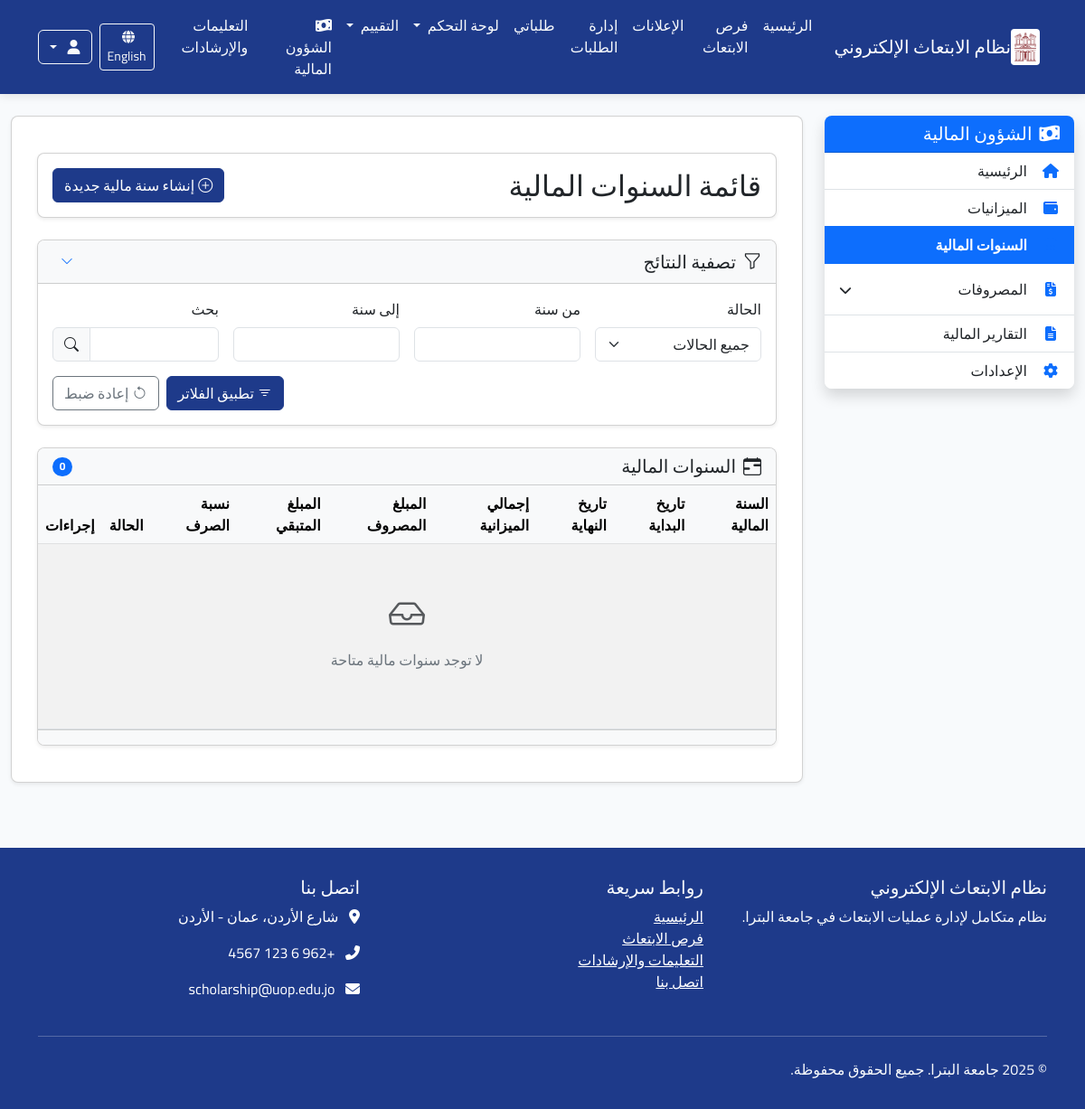
The page /ar/finance/fiscal-years/ (signed in) on the database as committed earlier.
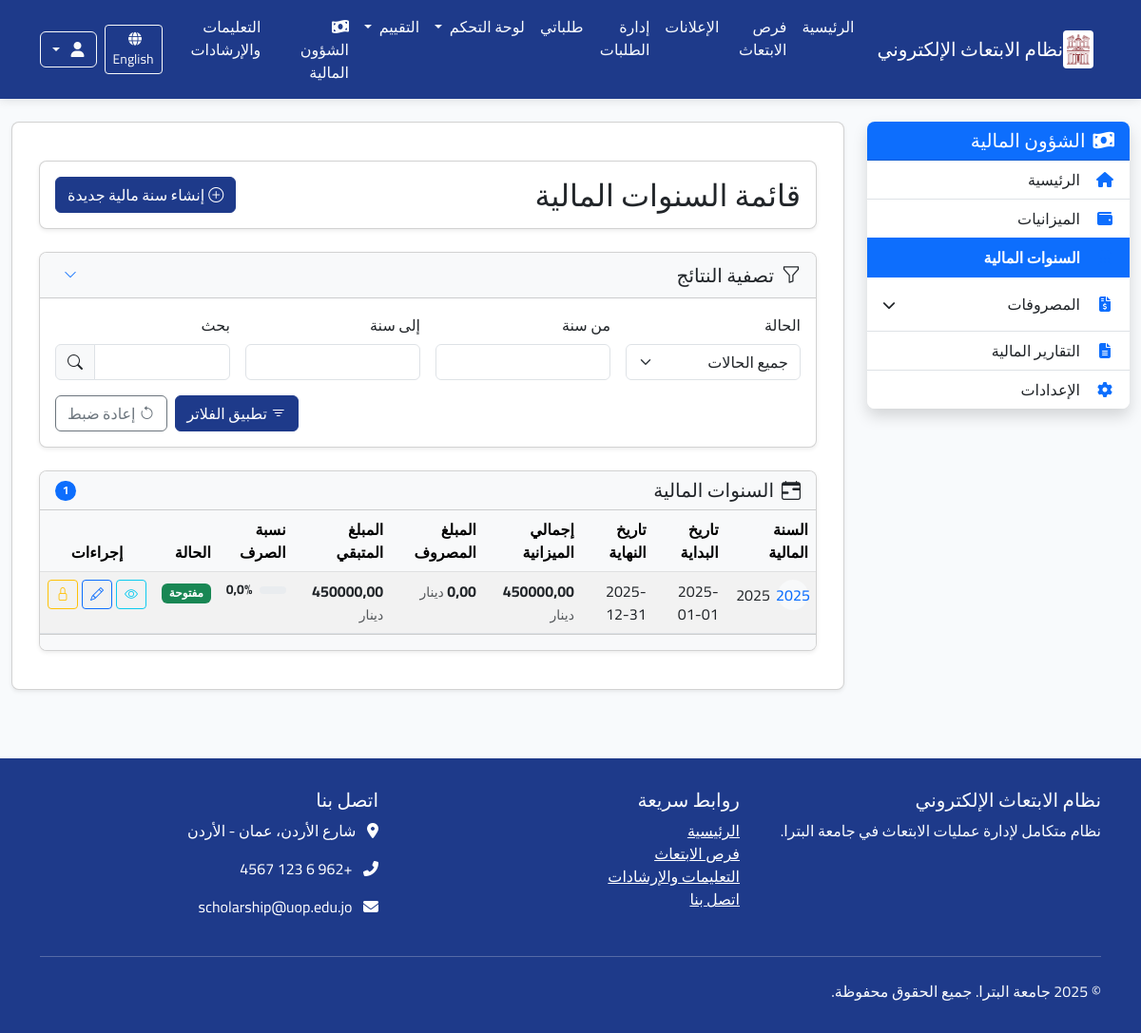
The same page on the database as committed later.
### finance/models.py (models this page shows, shortened)
class FiscalYear(models.Model):
    year = models.IntegerField(_("السنة المالية"))
    start_date = models.DateField(_("تاريخ البداية"))
    end_date = models.DateField(_("تاريخ النهاية"))
    status = models.CharField(_("الحالة"), max_length=10,
                              choices=[('open', 'مفتوحة'), ('closed', 'مغلقة')],
                              default='open')
    total_budget = models.DecimalField(_("إجمالي الميزانية السنوية"),
                                       max_digits=15, decimal_places=2)
    description = models.TextField(_("وصف/ملاحظات"), blank=True, null=True)
    created_at = models.DateTimeField(_("تاريخ الإنشاء"), auto_now_add=True)
    updated_at = models.DateTimeField(_("تاريخ التحديث"), auto_now=True)
    created_by = models.ForeignKey(User, on_delete=models.SET_NULL,
                                   verbose_name=_("تم الإنشاء بواسطة"),
                                   related_name="created_fiscal_years",
                                   null=True)
    class Meta:
        verbose_name = _("السنة المالية")
        verbose_name_plural = _("السنوات المالية")
        ordering = ['-year']
        unique_together = ['year']
    def get_spent_amount(self):
        return Expense.objects.filter(
            date__gte=self.start_date,
            date__lte=self.end_date,
            status='approved'
        ).aggregate(models.Sum('amount'))['amount__sum'] or 0
    def get_remaining_amount(self):
        return self.total_budget - self.get_spent_amount()
    def get_spent_percentage(self):
        if self.total_budget > 0:
            return (self.get_spent_amount() / self.total_budget) * 100
        return 0

### finance/views.py (the view)
# urls.py: path('fiscal-years/', views.fiscal_year_list, name='fiscal_year_list'),
@login_required
@permission_required('finance.view_fiscalyear', raise_exception=True)
def fiscal_year_list(request):
    filter_form = FiscalYearFilterForm(request.GET)
    fiscal_years = FiscalYear.objects.all().order_by('-year')
    if filter_form.is_valid():
        data = filter_form.cleaned_data
        if data.get('status'):
            fiscal_years = fiscal_years.filter(status=data['status'])
        if data.get('year_from'):
            fiscal_years = fiscal_years.filter(year__gte=data['year_from'])
        if data.get('year_to'):
            fiscal_years = fiscal_years.filter(year__lte=data['year_to'])
        if data.get('search'):
            search_query = data['search']
            fiscal_years = fiscal_years.filter(
                Q(description__icontains=search_query) |
                Q(year__icontains=search_query)
            )
    for fiscal_year in fiscal_years:
        fiscal_year.spent_amount = fiscal_year.get_spent_amount()
        fiscal_year.remaining_amount = fiscal_year.get_remaining_amount()
        fiscal_year.spent_percentage = fiscal_year.get_spent_percentage()
        fiscal_year.budgets_count = fiscal_year.scholarship_budgets.count()
    paginator = Paginator(fiscal_years, 10)  # 10 عناصر في كل صفحة
    page = request.GET.get('page')
    try:
        fiscal_years_page = paginator.page(page)
    except PageNotAnInteger:
        fiscal_years_page = paginator.page(1)
    except EmptyPage:
        fiscal_years_page = paginator.page(paginator.num_pages)
    context = {
        'fiscal_years': fiscal_years_page,
        'filter_form': filter_form,
    }
    return render(request, 'finance/fiscal_year_list.html', context)

### finance/templates/finance/fiscal_year_list.html (shortened to what this page needs)
{% extends "finance/base.html" %}
{% load i18n %}
{% load static %}
{% block finance_content %}
<div class="container-fluid py-4">
    <div class="card shadow-sm mb-4">
        <div class="card-body">
            <div class="d-flex justify-content-between align-items-center">
                <h2 class="card-title mb-0">{% trans "قائمة السنوات المالية" %}</h2>
                {% if perms.finance.add_fiscalyear %}
                <a href="{% url 'finance:create_fiscal_year' %}" class="btn btn-primary">
                    <i class="bi bi-plus-circle me-1"></i>{% trans "إنشاء سنة مالية جديدة" %}
                </a>
                {% endif %}
            </div>
        </div>
    </div>
    <div class="card shadow-sm mb-4">
        <div class="card-header bg-light">
            <div class="d-flex justify-content-between align-items-center">
                <h5 class="mb-0">
                    <i class="bi bi-funnel me-2"></i>{% trans "تصفية النتائج" %}
                </h5>
                <button class="btn btn-sm btn-link" type="button" data-bs-toggle="collapse" data-bs-target="#filterCollapse">
                    <i class="bi bi-chevron-down"></i>
                </button>
            </div>
        </div>
        <div class="collapse show" id="filterCollapse">
            <div class="card-body">
                <form method="get" class="filter-form">
                    <div class="row g-3">
                        <div class="col-12 col-md-6 col-lg-3">
                            <label for="{{ filter_form.status.id_for_label }}" class="form-label">{{ filter_form.status.label }}</label>
                            {{ filter_form.status }}
                        </div>
                        <div class="col-12 col-md-6 col-lg-3">
                            <label for="{{ filter_form.year_from.id_for_label }}" class="form-label">{{ filter_form.year_from.label }}</label>
                            {{ filter_form.year_from }}
                        </div>
                        <div class="col-12 col-md-6 col-lg-3">
                            <label for="{{ filter_form.year_to.id_for_label }}" class="form-label">{{ filter_form.year_to.label }}</label>
                            {{ filter_form.year_to }}
                        </div>
                        <div class="col-12 col-md-6 col-lg-3">
                            <label for="{{ filter_form.search.id_for_label }}" class="form-label">{{ filter_form.search.label }}</label>
                            <div class="input-group">
                                {{ filter_form.search }}
                                <span class="input-group-text"><i class="bi bi-search"></i></span>
                            </div>
                        </div>
                        <div class="col-12 col-md-12 col-lg-12 d-flex align-items-end justify-content-end">
                            <div class="d-grid gap-2 d-md-flex">
                                <button type="submit" class="btn btn-primary">
                                    <i class="bi bi-filter me-1"></i>{% trans "تطبيق الفلاتر" %}
                                </button>
                                <a href="{% url 'finance:fiscal_year_list' %}" class="btn btn-outline-secondary">
                                    <i class="bi bi-arrow-counterclockwise me-1"></i>{% trans "إعادة ضبط" %}
                                </a>
                            </div>
                        </div>
                    </div>
                </form>
            </div>
        </div>
    </div>
    <div class="card shadow-sm">
        <div class="card-header bg-light">
            <div class="d-flex justify-content-between align-items-center">
                <h5 class="mb-0">
                    <i class="bi bi-calendar-range me-2"></i>{% trans "السنوات المالية" %}
                </h5>
                <span class="badge bg-primary rounded-pill">{{ fiscal_years.paginator.count }}</span>
            </div>
        </div>
        <div class="card-body p-0">
            <div class="table-responsive">
                <table class="table table-hover table-striped mb-0">
                    <thead class="table-light">
                        <tr>
                            <th>{% trans "السنة المالية" %}</th>
                            <th>{% trans "تاريخ البداية" %}</th>
                            <th>{% trans "تاريخ النهاية" %}</th>
                            <th>{% trans "إجمالي الميزانية" %}</th>
                            <th>{% trans "المبلغ المصروف" %}</th>
                            <th>{% trans "المبلغ المتبقي" %}</th>
                            <th>{% trans "نسبة الصرف" %}</th>
                            <th>{% trans "الحالة" %}</th>
                            <th class="text-center">{% trans "إجراءات" %}</th>
                        </tr>
                    </thead>
                    <tbody>
                        {% for fiscal_year in fiscal_years %}
                        <tr>
                            <td>
                                <div class="d-flex align-items-center">
                                    <div class="avatar-circle bg-light text-primary me-2">
                                        {{ fiscal_year.year|slice:":1" }}
                                    </div>
                                    <div>{{ fiscal_year.year }}</div>
                                </div>
                            </td>
                            <td>{{ fiscal_year.start_date|date:"Y-m-d" }}</td>
                            <td>{{ fiscal_year.end_date|date:"Y-m-d" }}</td>
                            <td>
                                <span class="fw-bold">{{ fiscal_year.total_budget|floatformat:2 }}</span>
                                <small class="text-muted">{% trans "دينار" %}</small>
                            </td>
                            <td>
                                <span class="fw-bold">{{ fiscal_year.spent_amount|floatformat:2 }}</span>
                                <small class="text-muted">{% trans "دينار" %}</small>
                            </td>
                            <td>
                                <span class="fw-bold">{{ fiscal_year.remaining_amount|floatformat:2 }}</span>
                                <small class="text-muted">{% trans "دينار" %}</small>
                            </td>
                            <td>
                                <div class="d-flex align-items-center">
                                    <div class="progress flex-grow-1 me-2" style="height: 8px;">
                                    </div>
                                    <span class="small fw-bold">{{ fiscal_year.spent_percentage|floatformat:1 }}%</span>
                                </div>
                            </td>
                            <td>
                                {% if fiscal_year.status == 'open' %}
                                    <span class="badge bg-success">{{ fiscal_year.get_status_display }}</span>
                                {% else %}
                                    <span class="badge bg-secondary">{{ fiscal_year.get_status_display }}</span>
                                {% endif %}
                            </td>
                            <td>
                                <div class="d-flex justify-content-center">
                                    <a href="{% url 'finance:fiscal_year_detail' fiscal_year_id=fiscal_year.id %}" class="btn btn-sm btn-outline-info me-1" title="{% trans 'عرض' %}">
                                        <i class="bi bi-eye"></i>
                                    </a>
                                    {% if perms.finance.change_fiscalyear and fiscal_year.status == 'open' %}
                                    <a href="{% url 'finance:update_fiscal_year' fiscal_year_id=fiscal_year.id %}" class="btn btn-sm btn-outline-primary me-1" title="{% trans 'تعديل' %}">
                                        <i class="bi bi-pencil"></i>
                                    </a>
                                    {% endif %}
                                    {% if perms.finance.change_fiscalyear and fiscal_year.status == 'open' %}
                                    <a href="{% url 'finance:close_fiscal_year' fiscal_year_id=fiscal_year.id %}" class="btn btn-sm btn-outline-warning" title="{% trans 'إغلاق' %}">
                                        <i class="bi bi-lock"></i>
                                    </a>
                                    {% endif %}
                                </div>
                            </td>
                        </tr>
                        {% empty %}
                        <tr>
                            <td colspan="9" class="text-center py-4">
                                <div class="empty-state">
                                    <i class="bi bi-inbox fs-1 text-muted"></i>
                                    <p class="mt-2">{% trans "لا توجد سنوات مالية متاحة" %}</p>
                                </div>
                            </td>
                        </tr>
                        {% endfor %}
                    </tbody>
                </table>
            </div>
        </div>
        <div class="card-footer bg-light">
        </div>
    </div>
</div>
{% block extra_css %}
<link rel="stylesheet" href="https://cdn.jsdelivr.net/npm/bootstrap-icons@1.11.1/font/bootstrap-icons.css">
{% endblock %}
{% endblock %}

Rows that differ between the two databases and show on the page:
added FiscalYear: year "2025", start_date "2025-01-01", end_date "2025-12-31", total_budget "450000,00", spent_amount "0,00", remaining_amount "450000,00", spent_percentage "0,0", status "مفتوحة"
Other text that changed with them:
{{ fiscal_years.paginator.count }}: "0" → "1"
text no longer shown: "لا توجد سنوات مالية متاحة"
